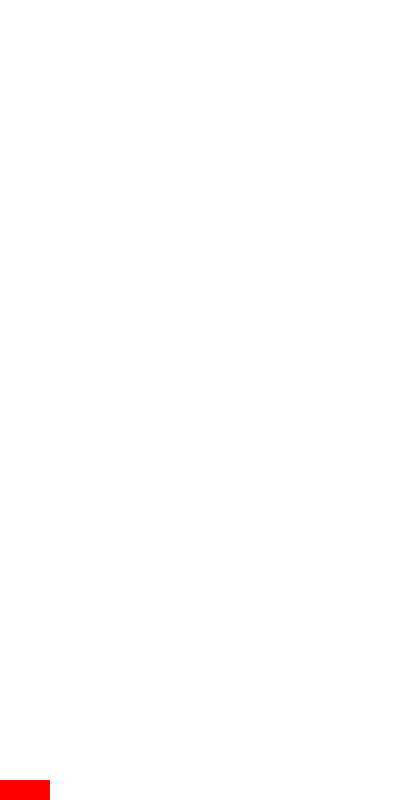
Frame 1 (no input)
Frame 60 (the mouse pressed at the canvas centre just before this capture): identical to frame 1, image omitted
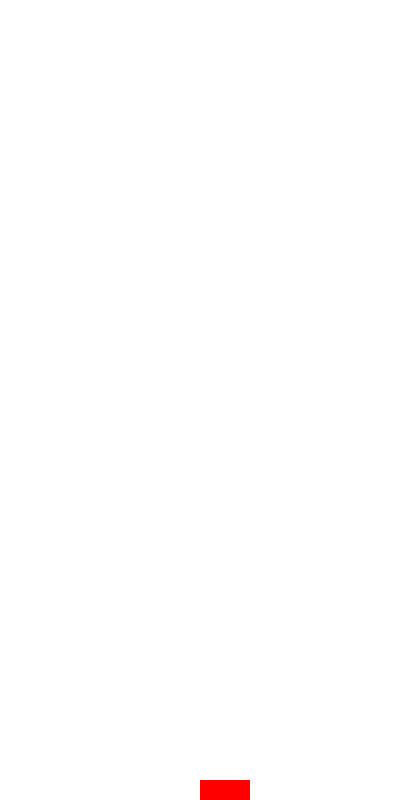
Frame 120 (the mouse held since frame 60 and released just before this capture)

The Processing sketch that drew these frames (run headless with seeded random() and noise(); from frame 60 on, the mouse is pressed at the canvas centre):

// Processing sketch: ex92
// ── ex92.pde
void setup(){
	size(400, 800);
	background(255);
	smooth();
	noStroke();
	fill(255, 0, 0);
}

void draw(){
	background(255);
	if (mouseX > 350) {
		rect(350, 780, 50, 20);
	}
	rect(mouseX, 780, 50, 20);
}
